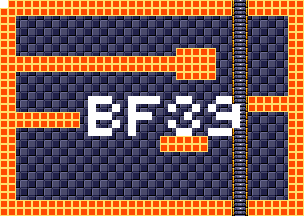

A level layout from a 2D game, rendered from its tile map. Below: a short description, then the map file with tile-grid data replaced by summaries:
An orthogonal 38x27 tile map with 8x8 px tiles, 4 tile layers (background, foreground, room numbers, Objects), 15 tilesets.

<map version="1.5" tiledversion="1.7.1" orientation="orthogonal" renderorder="right-down" width="38" height="27" tilewidth="8" tileheight="8" infinite="0" nextlayerid="11" nextobjectid="1">
 <tileset firstgid="1" source="tilesheets/tsKarniMata.tsx" />
 <tileset firstgid="1025" source="tilesheets/tsVoodooWasp.tsx" />
 <tileset firstgid="2049" source="tilesheets/tsBurial.tsx" />
 <tileset firstgid="3073" source="tilesheets/tsBlueTemple.tsx" />
 <tileset firstgid="4097" source="tilesheets/tsGoddess.tsx" />
 <tileset firstgid="5121" source="tilesheets/tsKonark.tsx" />
 <tileset firstgid="6145" name="sEnemies" tilewidth="8" tileheight="8" tilecount="1024" columns="32">
  <image source="../grapx/tilesheets/sObjects.bmp" trans="ff94ff" width="256" height="256" />
 </tileset>
 <tileset firstgid="7169" source="tilesheets/tsIceTemple.tsx" />
 <tileset firstgid="8193" source="tilesheets/tsLavaArea.tsx" />
 <tileset firstgid="9217" source="tilesheets/tsBossArea.tsx" />
 <tileset firstgid="10241" source="tilesheets/tsPegu.tsx" />
 <tileset firstgid="11265" source="tilesheets/sTiwanakuTemple.tsx" />
 <tileset firstgid="12289" source="tilesheets/sIndraTemple.tsx" />
 <tileset firstgid="13313" source="tilesheets/sTeleport.tsx" />
 <tileset firstgid="14337" source="tilesheets/sObjects.tsx" />
 <layer id="2" name="background" width="38" height="27">
  <data>[1026 cells, 1026 non-empty, 2 distinct tile ids]</data>
 </layer>
 <layer id="1" name="foreground" width="38" height="27">
  <data>[1026 cells, 388 non-empty, 3 distinct tile ids]</data>
 </layer>
 <layer id="7" name="room numbers" width="38" height="27">
  <data>[1026 cells, 44 non-empty, 1 distinct tile ids]</data>
 </layer>
 <layer id="10" name="Objects" width="38" height="27">
  <data>[1026 cells, 0 non-empty, 0 distinct tile ids]</data>
 </layer>
</map>
